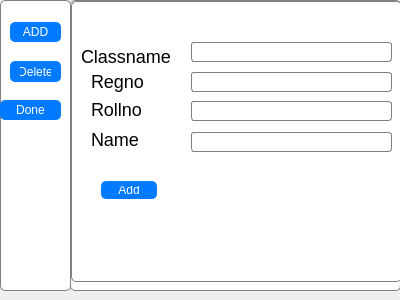
<?xml version="1.0" encoding="UTF-8"?>
<ui version="4.0">
 <class>Form</class>
 <widget class="QWidget" name="Form">
  <property name="geometry">
   <rect>
    <x>0</x>
    <y>0</y>
    <width>400</width>
    <height>300</height>
   </rect>
  </property>
  <property name="windowTitle">
   <string>Form</string>
  </property>
  <widget class="QGroupBox" name="buttongroupbox">
   <property name="geometry">
    <rect>
     <x>0</x>
     <y>0</y>
     <width>71</width>
     <height>291</height>
    </rect>
   </property>
   <property name="styleSheet">
    <string notr="true">QGroupBox {
    background-color: white;
    border: 1px solid gray; /* Optional: adds a border */
    border-radius: 5px; /* Optional: rounds the corners */
}

QGroupBox::title {
    background-color: transparent;
    subcontrol-origin: margin;
    padding: 5px; /* Adds spacing around the title */
}

QGroupBox QLabel {
    font-size: 18px; /* Adjust label font size */
    color: black; /* Change label text color */

 
}

QGroupBox QLineEdit {
    background-color: white;
    border: 1px solid gray;
    border-radius: 3px;
    padding: 3px; /* Adds inner padding for text input */
}

QGroupBox QPushButton {
    background-color: #007BFF; /* Blue background */
    color: white; /* White text */
    border: none;
    border-radius: 5px;
    padding: 5px 10px;
}

QGroupBox QPushButton:hover {
    background-color: #0056b3; /* Darker blue on hover */
}

QGroupBox QPushButton:pressed {
    background-color: #004494; /* Even darker blue when pressed */
}
</string>
   </property>
   <property name="title">
    <string/>
   </property>
   <widget class="QPushButton" name="pushButton_4">
    <property name="geometry">
     <rect>
      <x>0</x>
      <y>100</y>
      <width>61</width>
      <height>20</height>
     </rect>
    </property>
    <property name="text">
     <string>Done</string>
    </property>
   </widget>
   <widget class="QPushButton" name="addbutton">
    <property name="geometry">
     <rect>
      <x>10</x>
      <y>22</y>
      <width>51</width>
      <height>20</height>
     </rect>
    </property>
    <property name="styleSheet">
     <string notr="true">QPushButton {
    background-color: #007BFF; /* Blue background */
    color: white; /* White text */
    border: none;
    border-radius: 5px;
    padding: 5px 10px;
}
 QPushButton:hover {
    background-color: #0056b3; /* Darker blue on hover */
}

QPushButton:pressed {
    background-color: #004494; /* Even darker blue when pressed */
}</string>
    </property>
    <property name="text">
     <string>ADD</string>
    </property>
   </widget>
   <widget class="QPushButton" name="deletebutton">
    <property name="geometry">
     <rect>
      <x>10</x>
      <y>61</y>
      <width>51</width>
      <height>21</height>
     </rect>
    </property>
    <property name="styleSheet">
     <string notr="true">QPushButton {
    background-color: #007BFF; /* Blue background */
    color: white; /* White text */
    border: none;
    border-radius: 5px;
    padding: 5px 10px;
}
 QPushButton:hover {
    background-color: #0056b3; /* Darker blue on hover */
}

QPushButton:pressed {
    background-color: #004494; /* Even darker blue when pressed */
}</string>
    </property>
    <property name="text">
     <string>Delete</string>
    </property>
   </widget>
  </widget>
  <widget class="QStackedWidget" name="stackedWidget">
   <property name="geometry">
    <rect>
     <x>70</x>
     <y>0</y>
     <width>331</width>
     <height>291</height>
    </rect>
   </property>
   <property name="styleSheet">
    <string notr="true">QStackedWidget {
    background-color: white;
    border: 1px solid gray; /* Optional: adds a border */
    border-radius: 5px; /* Optional: rounds the corners */
}

</string>
   </property>
   <property name="currentIndex">
    <number>0</number>
   </property>
   <widget class="QWidget" name="page">
    <widget class="QGroupBox" name="groupBox_2">
     <property name="geometry">
      <rect>
       <x>0</x>
       <y>0</y>
       <width>331</width>
       <height>281</height>
      </rect>
     </property>
     <property name="styleSheet">
      <string notr="true">QGroupBox {
    background-color: white;
    border: 1px solid gray; /* Optional: adds a border */
    border-radius: 5px; /* Optional: rounds the corners */
}

QGroupBox::title {
    background-color: transparent;
    subcontrol-origin: margin;
    padding: 5px; /* Adds spacing around the title */
}

QGroupBox QLabel {
    font-size: 18px; /* Adjust label font size */
    color: black; /* Change label text color */

 
}

QGroupBox QLineEdit {
    background-color: white;
    border: 1px solid gray;
    border-radius: 3px;
    padding: 3px; /* Adds inner padding for text input */
}

QGroupBox QPushButton {
    background-color: #007BFF; /* Blue background */
    color: white; /* White text */
    border: none;
    border-radius: 5px;
    padding: 5px 10px;
}

QGroupBox QPushButton:hover {
    background-color: #0056b3; /* Darker blue on hover */
}

QGroupBox QPushButton:pressed {
    background-color: #004494; /* Even darker blue when pressed */
}
</string>
     </property>
     <property name="title">
      <string/>
     </property>
     <widget class="QLineEdit" name="classname">
      <property name="geometry">
       <rect>
        <x>120</x>
        <y>41</y>
        <width>201</width>
        <height>20</height>
       </rect>
      </property>
     </widget>
     <widget class="QLineEdit" name="regnoofstd">
      <property name="geometry">
       <rect>
        <x>120</x>
        <y>71</y>
        <width>201</width>
        <height>20</height>
       </rect>
      </property>
     </widget>
     <widget class="QLineEdit" name="rollnostd">
      <property name="geometry">
       <rect>
        <x>120</x>
        <y>100</y>
        <width>201</width>
        <height>20</height>
       </rect>
      </property>
     </widget>
     <widget class="QLineEdit" name="nameofst">
      <property name="geometry">
       <rect>
        <x>120</x>
        <y>131</y>
        <width>201</width>
        <height>20</height>
       </rect>
      </property>
     </widget>
     <widget class="QPushButton" name="pushButton_2">
      <property name="geometry">
       <rect>
        <x>30</x>
        <y>180</y>
        <width>56</width>
        <height>18</height>
       </rect>
      </property>
      <property name="text">
       <string>Add</string>
      </property>
     </widget>
     <widget class="QLabel" name="label_5">
      <property name="geometry">
       <rect>
        <x>10</x>
        <y>40</y>
        <width>91</width>
        <height>31</height>
       </rect>
      </property>
      <property name="text">
       <string>Classname</string>
      </property>
     </widget>
     <widget class="QLabel" name="label_2">
      <property name="geometry">
       <rect>
        <x>20</x>
        <y>70</y>
        <width>61</width>
        <height>21</height>
       </rect>
      </property>
      <property name="text">
       <string>Regno</string>
      </property>
     </widget>
     <widget class="QLabel" name="label_3">
      <property name="geometry">
       <rect>
        <x>20</x>
        <y>100</y>
        <width>61</width>
        <height>16</height>
       </rect>
      </property>
      <property name="text">
       <string>Rollno</string>
      </property>
     </widget>
     <widget class="QLabel" name="label_6">
      <property name="geometry">
       <rect>
        <x>20</x>
        <y>130</y>
        <width>51</width>
        <height>16</height>
       </rect>
      </property>
      <property name="text">
       <string>Name</string>
      </property>
     </widget>
    </widget>
   </widget>
   <widget class="QWidget" name="page_2">
    <widget class="QGroupBox" name="groupBox_3">
     <property name="geometry">
      <rect>
       <x>0</x>
       <y>0</y>
       <width>321</width>
       <height>291</height>
      </rect>
     </property>
     <property name="styleSheet">
      <string notr="true">QGroupBox {
    background-color: white;
    border: 1px solid gray; /* Optional: adds a border */
    border-radius: 5px; /* Optional: rounds the corners */
}

QGroupBox::title {
    background-color: transparent;
    subcontrol-origin: margin;
    padding: 5px; /* Adds spacing around the title */
}

QGroupBox QLabel {
    font-size: 18px; /* Adjust label font size */
    color: black; /* Change label text color */

 
}

QGroupBox QLineEdit {
    background-color: white;
    border: 1px solid gray;
    border-radius: 3px;
    padding: 3px; /* Adds inner padding for text input */
}

QGroupBox QPushButton {
    background-color: #007BFF; /* Blue background */
    color: white; /* White text */
    border: none;
    border-radius: 5px;
    padding: 5px 10px;
}

QGroupBox QPushButton:hover {
    background-color: #0056b3; /* Darker blue on hover */
}

QGroupBox QPushButton:pressed {
    background-color: #004494; /* Even darker blue when pressed */
}
</string>
     </property>
     <property name="title">
      <string/>
     </property>
     <widget class="QLineEdit" name="regnoofstd_2">
      <property name="geometry">
       <rect>
        <x>110</x>
        <y>100</y>
        <width>201</width>
        <height>20</height>
       </rect>
      </property>
     </widget>
     <widget class="QLineEdit" name="classname_2">
      <property name="geometry">
       <rect>
        <x>110</x>
        <y>70</y>
        <width>201</width>
        <height>20</height>
       </rect>
      </property>
     </widget>
     <widget class="QLabel" name="label_4">
      <property name="geometry">
       <rect>
        <x>10</x>
        <y>60</y>
        <width>91</width>
        <height>31</height>
       </rect>
      </property>
      <property name="text">
       <string>Classname</string>
      </property>
     </widget>
     <widget class="QLabel" name="label">
      <property name="geometry">
       <rect>
        <x>20</x>
        <y>100</y>
        <width>71</width>
        <height>31</height>
       </rect>
      </property>
      <property name="text">
       <string>Regno</string>
      </property>
     </widget>
     <widget class="QPushButton" name="pushButton">
      <property name="geometry">
       <rect>
        <x>30</x>
        <y>160</y>
        <width>56</width>
        <height>18</height>
       </rect>
      </property>
      <property name="text">
       <string>Delete</string>
      </property>
     </widget>
    </widget>
   </widget>
  </widget>
 </widget>
 <resources/>
 <connections/>
</ui>
